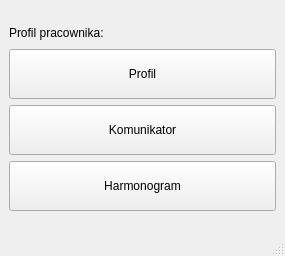
<?xml version="1.0" encoding="UTF-8"?>
<ui version="4.0">
 <class>MainWindow</class>
 <widget class="QMainWindow" name="MainWindow">
  <property name="geometry">
   <rect>
    <x>0</x>
    <y>0</y>
    <width>285</width>
    <height>256</height>
   </rect>
  </property>
  <property name="windowTitle">
   <string>MainWindow</string>
  </property>
  <widget class="QWidget" name="centralwidget">
   <layout class="QVBoxLayout" name="verticalLayout_2">
    <item>
     <layout class="QVBoxLayout" name="verticalLayout">
      <item>
       <widget class="QLabel" name="label">
        <property name="minimumSize">
         <size>
          <width>0</width>
          <height>20</height>
         </size>
        </property>
        <property name="maximumSize">
         <size>
          <width>16777215</width>
          <height>20</height>
         </size>
        </property>
        <property name="text">
         <string>Profil pracownika:</string>
        </property>
       </widget>
      </item>
      <item>
       <widget class="QPushButton" name="btn_profil">
        <property name="minimumSize">
         <size>
          <width>0</width>
          <height>50</height>
         </size>
        </property>
        <property name="text">
         <string>Profil</string>
        </property>
       </widget>
      </item>
      <item>
       <widget class="QPushButton" name="Harmonogram">
        <property name="minimumSize">
         <size>
          <width>0</width>
          <height>50</height>
         </size>
        </property>
        <property name="text">
         <string>Komunikator</string>
        </property>
       </widget>
      </item>
      <item>
       <widget class="QPushButton" name="btn_komunikator">
        <property name="minimumSize">
         <size>
          <width>0</width>
          <height>50</height>
         </size>
        </property>
        <property name="text">
         <string>Harmonogram</string>
        </property>
       </widget>
      </item>
     </layout>
    </item>
   </layout>
  </widget>
  <widget class="QStatusBar" name="statusbar"/>
 </widget>
 <resources/>
 <connections/>
</ui>
